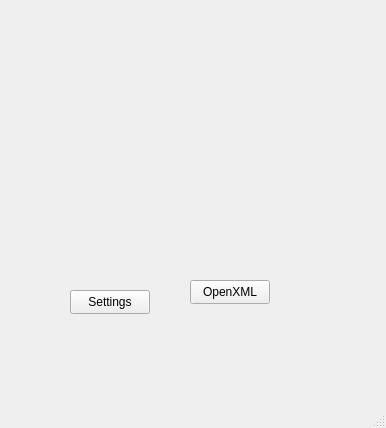
<?xml version="1.0" encoding="UTF-8"?>
<ui version="4.0">
 <class>MainWindow</class>
 <widget class="QMainWindow" name="MainWindow">
  <property name="geometry">
   <rect>
    <x>0</x>
    <y>0</y>
    <width>386</width>
    <height>428</height>
   </rect>
  </property>
  <property name="windowTitle">
   <string>MainWindow</string>
  </property>
  <widget class="QWidget" name="centralwidget">
   <widget class="QPushButton" name="btnSettings">
    <property name="geometry">
     <rect>
      <x>70</x>
      <y>290</y>
      <width>80</width>
      <height>24</height>
     </rect>
    </property>
    <property name="text">
     <string>Settings</string>
    </property>
   </widget>
   <widget class="QPushButton" name="btnOpenXML">
    <property name="geometry">
     <rect>
      <x>190</x>
      <y>280</y>
      <width>80</width>
      <height>24</height>
     </rect>
    </property>
    <property name="text">
     <string>OpenXML</string>
    </property>
   </widget>
  </widget>
  <widget class="QMenuBar" name="menubar">
   <property name="geometry">
    <rect>
     <x>0</x>
     <y>0</y>
     <width>386</width>
     <height>21</height>
    </rect>
   </property>
  </widget>
  <widget class="QStatusBar" name="statusbar"/>
 </widget>
 <resources/>
 <connections/>
</ui>
